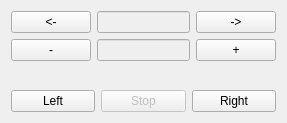
<?xml version="1.0" encoding="UTF-8"?>
<ui version="4.0">
 <class>MainWindow</class>
 <widget class="QMainWindow" name="MainWindow">
  <property name="geometry">
   <rect>
    <x>0</x>
    <y>0</y>
    <width>287</width>
    <height>123</height>
   </rect>
  </property>
  <property name="windowTitle">
   <string>Audio Meter</string>
  </property>
  <widget class="QWidget" name="centralWidget">
   <layout class="QVBoxLayout" name="verticalLayout">
    <item>
     <layout class="QHBoxLayout" name="horizontalLayout_3">
      <item>
       <widget class="QPushButton" name="lowerFrequency">
        <property name="text">
         <string>&lt;-</string>
        </property>
       </widget>
      </item>
      <item>
       <widget class="QLineEdit" name="frequency">
        <property name="enabled">
         <bool>false</bool>
        </property>
        <property name="sizePolicy">
         <sizepolicy hsizetype="Expanding" vsizetype="Fixed">
          <horstretch>1</horstretch>
          <verstretch>0</verstretch>
         </sizepolicy>
        </property>
        <property name="alignment">
         <set>Qt::AlignCenter</set>
        </property>
        <property name="readOnly">
         <bool>false</bool>
        </property>
       </widget>
      </item>
      <item>
       <widget class="QPushButton" name="higherFrequency">
        <property name="text">
         <string>-&gt;</string>
        </property>
       </widget>
      </item>
     </layout>
    </item>
    <item>
     <layout class="QHBoxLayout" name="horizontalLayout_2">
      <item>
       <widget class="QPushButton" name="lessIntensity">
        <property name="text">
         <string>-</string>
        </property>
       </widget>
      </item>
      <item>
       <widget class="QLineEdit" name="intensity">
        <property name="enabled">
         <bool>false</bool>
        </property>
        <property name="sizePolicy">
         <sizepolicy hsizetype="Expanding" vsizetype="Fixed">
          <horstretch>1</horstretch>
          <verstretch>0</verstretch>
         </sizepolicy>
        </property>
        <property name="alignment">
         <set>Qt::AlignCenter</set>
        </property>
        <property name="readOnly">
         <bool>false</bool>
        </property>
       </widget>
      </item>
      <item>
       <widget class="QPushButton" name="moreIntensity">
        <property name="text">
         <string>+</string>
        </property>
       </widget>
      </item>
     </layout>
    </item>
    <item>
     <spacer name="verticalSpacer">
      <property name="orientation">
       <enum>Qt::Vertical</enum>
      </property>
      <property name="sizeHint" stdset="0">
       <size>
        <width>20</width>
        <height>40</height>
       </size>
      </property>
     </spacer>
    </item>
    <item>
     <layout class="QHBoxLayout" name="horizontalLayout">
      <item>
       <widget class="QPushButton" name="left">
        <property name="text">
         <string>Left</string>
        </property>
        <property name="checkable">
         <bool>true</bool>
        </property>
       </widget>
      </item>
      <item>
       <widget class="QPushButton" name="stop">
        <property name="enabled">
         <bool>false</bool>
        </property>
        <property name="text">
         <string>Stop</string>
        </property>
       </widget>
      </item>
      <item>
       <widget class="QPushButton" name="right">
        <property name="text">
         <string>Right</string>
        </property>
        <property name="checkable">
         <bool>true</bool>
        </property>
       </widget>
      </item>
     </layout>
    </item>
   </layout>
  </widget>
 </widget>
 <layoutdefault spacing="6" margin="11"/>
 <tabstops>
  <tabstop>lowerFrequency</tabstop>
  <tabstop>frequency</tabstop>
  <tabstop>higherFrequency</tabstop>
  <tabstop>lessIntensity</tabstop>
  <tabstop>intensity</tabstop>
  <tabstop>moreIntensity</tabstop>
  <tabstop>left</tabstop>
  <tabstop>stop</tabstop>
  <tabstop>right</tabstop>
 </tabstops>
 <resources/>
 <connections/>
</ui>
